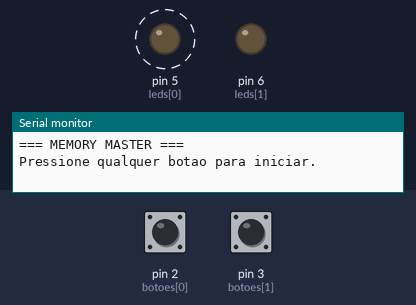
A sketch run on a simulated Arduino Uno, built with avr-gcc and run on an emulated ATmega328P. Parts: output pins drawn as LEDs (lit = HIGH), the last lines printed to the serial monitor. Dashed ring = blinking. The inputs (shaded band) are chosen by the test bench; at power-on: pin 2 (botoes[0]) HIGH, pin 3 (botoes[1]) HIGH. Random numbers use the default seed unless the sketch sets one.

Above: at 1.2 s.
1.3 s: pin 2 (botoes[0]) pulled LOW for 0.15 s
4.4 s: pin 3 (botoes[1]) pulled LOW for 0.15 s
At 4.78 s:
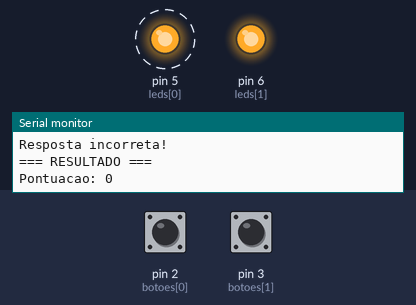
7.4 s: pin 3 (botoes[1]) pulled LOW for 1 s
At 9.9 s:
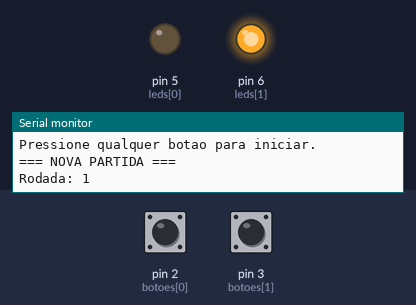
11.4 s: pin 2 (botoes[0]) pulled LOW for 1 s
At 14.1 s:
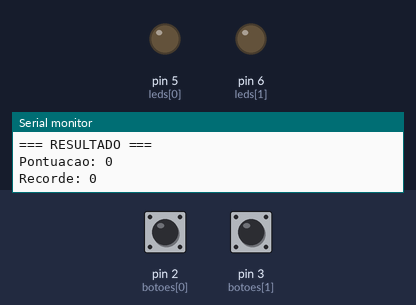
Timing chart, 0 to 15.4 s (numbered marks = the images above; inputs shaded):
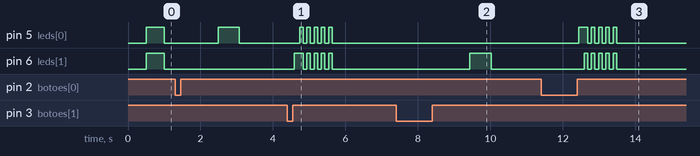

The sketch:

memory_collor.ino
```cpp
const byte botoes[] = {2, 3};
const byte leds[] = {5, 6};

const byte tamanhoMaximo = 100;

const unsigned long tempoResposta = 10000;

byte sequencia[tamanhoMaximo];

int rodada = 0;
int recorde = 0;

void setup() {

  for (int i = 0; i < 2; i++) {
    pinMode(botoes[i], INPUT_PULLUP);
    pinMode(leds[i], OUTPUT);
  }

  Serial.begin(9600);

  randomSeed(analogRead(A0));

  Serial.println("=== MEMORY MASTER ===");
}

void loop() {

  aguardarJogador();

  rodada = 0;

  Serial.println("\n=== NOVA PARTIDA ===");

  delay(1000);

  while (rodada < tamanhoMaximo) {

    // Adiciona uma nova luz a sequencia
    sequencia[rodada] = random(0, 2);

    rodada++;

    Serial.print("Rodada: ");
    Serial.println(rodada);

    mostrarSequencia();

    if (!verificarResposta()) {

      finalizarPartida(rodada - 1);

      return;
    }

    Serial.println("Sequencia correta!");

    // Sinaliza acerto
    piscarTodos(1, 200);

    delay(700);
  }

  // Jogador atingiu o limite de rodadas
  Serial.println("JOGO COMPLETADO!");

  finalizarPartida(tamanhoMaximo);
}

void aguardarJogador() {

  Serial.println("\nPressione qualquer botao para iniciar.");

  while (true) {

    bool estado = (millis() / 500) % 2;

    digitalWrite(leds[0], estado);
    digitalWrite(leds[1], estado);

    if (digitalRead(botoes[0]) == LOW ||
        digitalRead(botoes[1]) == LOW) {

      apagarLeds();

      aguardarLiberacao();

      return;
    }

    delay(10);
  }
}

void mostrarSequencia() {

  // A velocidade aumenta a cada rodada
  int tempoLed = max(200, 600 - rodada * 15);

  for (int i = 0; i < rodada; i++) {

    byte ledAtual = sequencia[i];

    digitalWrite(leds[ledAtual], HIGH);

    delay(tempoLed);

    digitalWrite(leds[ledAtual], LOW);

    delay(250);
  }
}

bool verificarResposta() {

  for (int i = 0; i < rodada; i++) {

    int resposta = lerBotao();

    // Tempo limite ou botoes simultaneos
    if (resposta < 0) {
      return false;
    }

    digitalWrite(leds[resposta], HIGH);

    delay(150);

    digitalWrite(leds[resposta], LOW);

    if (resposta != sequencia[i]) {

      Serial.println("Resposta incorreta!");

      return false;
    }
  }

  return true;
}

int lerBotao() {

  unsigned long inicio = millis();

  while (millis() - inicio < tempoResposta) {

    bool verde = digitalRead(botoes[0]) == LOW;
    bool vermelho = digitalRead(botoes[1]) == LOW;

    if (verde || vermelho) {

      delay(30);

      verde = digitalRead(botoes[0]) == LOW;
      vermelho = digitalRead(botoes[1]) == LOW;

      if (verde && vermelho) {

        aguardarLiberacao();

        return -1;
      }

      if (verde || vermelho) {

        int resposta = verde ? 0 : 1;

        aguardarLiberacao();

        return resposta;
      }
    }

    delay(5);
  }

  Serial.println("Tempo esgotado!");

  return -1;
}

void aguardarLiberacao() {

  while (digitalRead(botoes[0]) == LOW ||
         digitalRead(botoes[1]) == LOW) {

    delay(10);
  }

  delay(30);
}

void finalizarPartida(int pontos) {

  Serial.println("\n=== RESULTADO ===");

  Serial.print("Pontuacao: ");
  Serial.println(pontos);

  if (pontos > recorde) {

    recorde = pontos;

    Serial.println("NOVO RECORDE!");
  }

  Serial.print("Recorde: ");
  Serial.println(recorde);

  if (pontos == tamanhoMaximo) {

    piscarTodos(5, 400);

  } else {

    piscarTodos(5, 100);
  }

  delay(2000);
}

void piscarTodos(int vezes, int intervalo) {

  for (int i = 0; i < vezes; i++) {

    digitalWrite(leds[0], HIGH);
    digitalWrite(leds[1], HIGH);

    delay(intervalo);

    apagarLeds();

    delay(intervalo);
  }
}

void apagarLeds() {

  digitalWrite(leds[0], LOW);
  digitalWrite(leds[1], LOW);
}
```

Measured:
- after the input at 4.4 s, pin 5 (leds[0]): alternates HIGH for 0.10 s and LOW for 0.10 s, 10 changes in all, then stays LOW, starting after 0.33 s; pin 6 (leds[1]): LOW → HIGH after 0.18 s, then repeats every 0.20 s: LOW 0.10 s, HIGH 0.10 s, until it stays LOW from 5.6 s
- after the input at 11.4 s, pin 5 (leds[0]): LOW → HIGH after 1.0 s, then repeats every 0.20 s: LOW 0.10 s, HIGH 0.10 s, until it stays LOW from 13.5 s; pin 6 (leds[1]): alternates HIGH for 0.10 s and LOW for 0.10 s, 10 changes in all, then stays LOW, starting after 1.2 s
